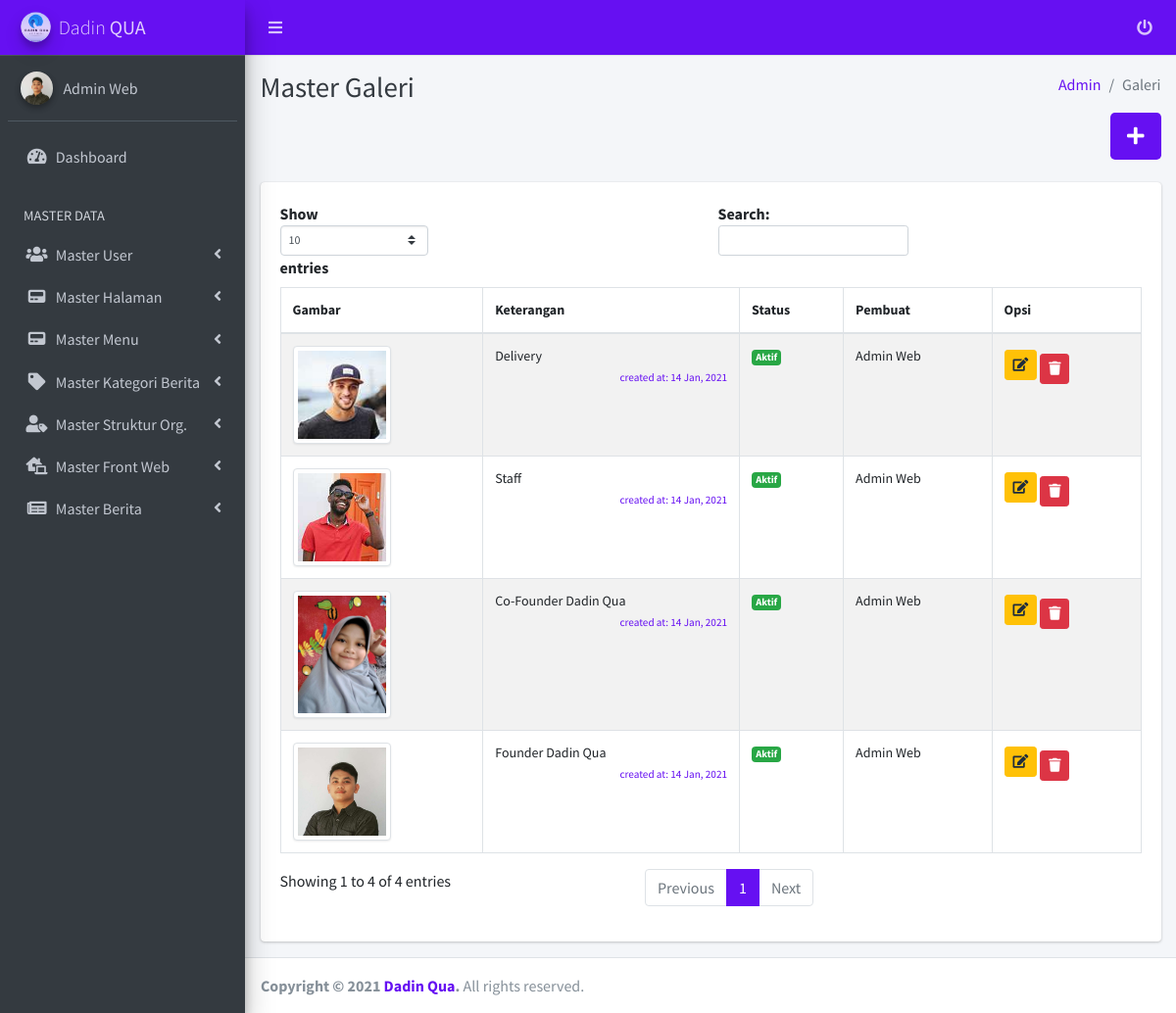
Page /manage/admin/galeri.php (signed in) on the committed database.
### tables this page shows
CREATE TABLE `users` (
  `id` int(11) NOT NULL,
  `username` varchar(255) NOT NULL,
  `password` varchar(255) NOT NULL,
  `nama` varchar(255) NOT NULL,
  `level` int(11) NOT NULL,
  `aktif` int(11) NOT NULL,
  `email` varchar(255) NOT NULL,
  `foto` varchar(255) NOT NULL,
  `created_at` timestamp NOT NULL DEFAULT CURRENT_TIMESTAMP,
  `updated_at` datetime DEFAULT NULL
);

CREATE TABLE `galeri` (
  `id_galeri` int(11) NOT NULL,
  `galeri` varchar(255) NOT NULL,
  `keterangan` varchar(255) NOT NULL,
  `aktif` int(11) NOT NULL,
  `id_user` int(11) NOT NULL,
  `created_at` timestamp NOT NULL DEFAULT CURRENT_TIMESTAMP,
  `updated_at` datetime DEFAULT NULL
);

### manage/admin/galeri.php (the view, shortened to what this page needs)
<?php
require '../functions.php';
$q_galeri = mysqli_query($conn, "SELECT A.id_galeri, A.aktif, A.galeri, A.keterangan, A.created_at, C.nama FROM galeri A  INNER JOIN users C ON C.id = A.id_user ORDER BY id_galeri DESC");
 ?>
<!DOCTYPE html>
<html lang="en">
<head>
  <?php include('inc_head.php'); ?>
</head>
<body class="hold-transition sidebar-mini accent-indigo">
<div class="wrapper">
  <?php include('inc_navbar.php'); ?>
  <?php include('inc_sidebar.php'); ?>
  <div class="content-wrapper">
    <div class="content-header">
      <div class="container-fluid">
        <div class="row mb-2">
          <div class="col-sm-6">
            <h1 class="m-0 text-dark">Master Galeri</h1>
          </div>
          <div class="col-sm-6">
            <ol class="breadcrumb float-sm-right">
              <li class="breadcrumb-item"><a href="#">Admin</a></li>
              <li class="breadcrumb-item active">Galeri</li>
            </ol>
          </div>
        </div>
        <div class="row mb-2">
        	<div class="col-sm-12 text-right">
        		<a href="galeri/add" class="btn bg-indigo btn-lg"><i class="fas fa-plus"></i></a>
        	</div>
        </div>
      </div>
    </div>
    <section class="content">
      <div class="container-fluid">
        <div class="row">
          <div class="col-12">
            <div class="card">
              <div class="card-body">
                <table id="example1" class="table table-bordered table-striped" style="font-size: 14px;">
                  <thead>
                  <tr>
                    <th>Gambar</th>
                    <th>Keterangan</th>
                    <th>Status</th>
                    <th>Pembuat</th>
                    <th>Opsi</th>
                  </tr>
                  </thead>
                  <tbody>
                  <?php while($row = mysqli_fetch_assoc($q_galeri)): ?>
                  <tr>
                    <td>
                      <?php
                      $foto = $row['galeri'];
                       ?>
                      <div class="myLightbox">
                          <a class="" href="<?= get_profile_foto($foto); ?>"><img src="<?= get_profile_foto($foto); ?>" alt="<?= $foto; ?>" title="<?= $foto ?>"/ width="100" class="img-thumbnail"></a>
                      </div>
                    </td>
                    <td>
                      <?= $row['keterangan']; ?>
                      <br>
                      <div class="text-right">
                        <small class="text-indigo">
                          <?= "created at: ". date('d M, Y', strtotime($row['created_at'])); ?>
                        </small>
                      </div>
                    </td>
                    <td>
                      <?php
                      echo get_status_galeri($row['aktif']);
                       ?>
                    </td>
                    <td>
                      <?php
                      echo $row['nama'];
                       ?>
                    </td>
                    <td>
                    	<a href="galeri/edit/<?= base64_encode($row['id_galeri']); ?>/" class="btn btn-sm btn-warning"><i class="fas fa-edit"></i></a>
                    	<a href="#" id="<?= $row['id_galeri']; ?>" class="btn btn-sm btn-danger btn_hapus mt-2"><i class="fas fa-trash"></i></a>
                    </td>
                  </tr>
              	<?php endwhile; ?>
                </table>
              </div>
            </div>
          </div>
        </div>
      </div>
    </section>
  </div>
  <?php include('inc_footer.php'); ?>
</div>
</body>
</html>

### manage/admin/inc_sidebar.php (shortened to what this page needs)
<aside class="main-sidebar sidebar-dark-indigo elevation-4">
    <a href="dashboard" class="brand-link navbar-indigo">
      <img src="../../assets/images/dadinqua.png" alt="Dadin Qua Logo" class="brand-image img-circle elevation-3"
           style="opacity: .8">
      <span class="brand-text font-weight-light ">Dadin <b>QUA</b></span>
    </a>
    <div class="sidebar">
      <div class="user-panel mt-3 pb-3 mb-3 d-flex">
        <div class="image">
          <img src="<?= get_profile_foto($user_data['foto']); ?>" class="img-circle elevation-2" alt="User Image">
        </div>
        <div class="info">
          <a href="#" class="d-block"><?= $user_data['nama']; ?></a>
        </div>
      </div>
      <nav class="mt-2">
        <ul class="nav nav-pills nav-sidebar flex-column" data-widget="treeview" role="menu" data-accordion="false">
          <li class="nav-item">
            <a href="dashboard" class="nav-link <?= active('dashboard'); ?>">
              <i class="nav-icon fas fa-tachometer-alt"></i>
              <p>
                Dashboard
              </p>
            </a>
          </li>
          <li class="nav-header">MASTER DATA</li>
          <li class="nav-item has-treeview <?= active('users', true); ?>">
            <a href="#" class="nav-link <?= active('users'); ?>">
              <i class="nav-icon fas fa-users"></i>
              <p>
                Master User
                <i class="right fas fa-angle-left"></i>
              </p>
            </a>
          </li>
          <li class="nav-item has-treeview <?= active('pages', true); ?>">
            <a href="#" class="nav-link <?= active('pages'); ?>">
              <i class="nav-icon fas fa-pager"></i>
              <p>
                Master Halaman
                <i class="right fas fa-angle-left"></i>
              </p>
            </a>
          </li>
          <li class="nav-item has-treeview <?= active('menu', true); ?>">
            <a href="#" class="nav-link <?= active('menu'); ?>">
              <i class="nav-icon fas fa-pager"></i>
              <p>
                Master Menu
                <i class="right fas fa-angle-left"></i>
              </p>
            </a>
          </li>
          <li class="nav-item has-treeview <?= active('kategori', true); ?>">
            <a href="#" class="nav-link <?= active('kategori'); ?>">
              <i class="nav-icon fas fa-tag"></i>
              <p>
                Master Kategori Berita
                <i class="right fas fa-angle-left"></i>
              </p>
            </a>
          </li>
          <li class="nav-item has-treeview <?= active('member', true); ?>">
            <a href="#" class="nav-link <?= active('member'); ?>">
              <i class="nav-icon fas fa-user-tag"></i>
              <p>
                Master Struktur Org.
                <i class="right fas fa-angle-left"></i>
              </p>
            </a>
          </li>
          <li class="nav-item has-treeview <?= active('galeri', true); ?> <?= active('dirpolairud', true); ?> <?= active('kontak', true); ?> <?= active('faq', true); ?>">
            <a href="#" class="nav-link <?= active('galeri'); ?> <?= active('dirpolairud'); ?> <?= active('kontak'); ?> <?= active('faq'); ?>">
              <i class="nav-icon fas fa-laptop-house"></i>
              <p>
                Master Front Web
                <i class="right fas fa-angle-left"></i>
              </p>
            </a>
          </li>
          <li class="nav-item has-treeview <?= active('berita', true); ?>">
            <a href="#" class="nav-link <?= active('berita'); ?>">
              <i class="nav-icon fas fa-newspaper"></i>
              <p>
                Master Berita
                <i class="right fas fa-angle-left"></i>
              </p>
            </a>
          </li>
        </ul>
      </nav>
    </div>
  </aside>

### manage/functions.php (shortened to what this page needs)
<?php
function get_status_galeri($status){
	switch ($status) {
		case '1':
			return "<span class='badge badge-success'>Aktif</span>";
			break;
	}
}
function active($currect_page, $open = false){
  $url_array =  explode('/', $_SERVER['REQUEST_URI']) ;
  $url = end($url_array);
  if($currect_page == $url){
      if ($open == true) {
        echo 'active menu-open';
      }else{
        echo 'active';
      }
  }
}
function get_profile_foto($foto) {
	if ($foto == '') {
		$foto = '../upload/default_photo.jpg';
		return $foto;
	}else{
		$foto = '../upload/'.$foto;
		return $foto;
	}
}
?>

### rows in the picture
users: foto (picture), nama "Admin Web"
galeri: shows a picture, keterangan "Delivery", created_at "14 Jan, 2021", aktif "Aktif", id_user.nama "Admin Web"
galeri: shows a picture, keterangan "Staff", created_at "14 Jan, 2021", aktif "Aktif", id_user.nama "Admin Web"
galeri: shows a picture, keterangan "Co-Founder Dadin Qua", created_at "14 Jan, 2021", aktif "Aktif", id_user.nama "Admin Web"
galeri: shows a picture, keterangan "Founder Dadin Qua", created_at "14 Jan, 2021", aktif "Aktif", id_user.nama "Admin Web"
